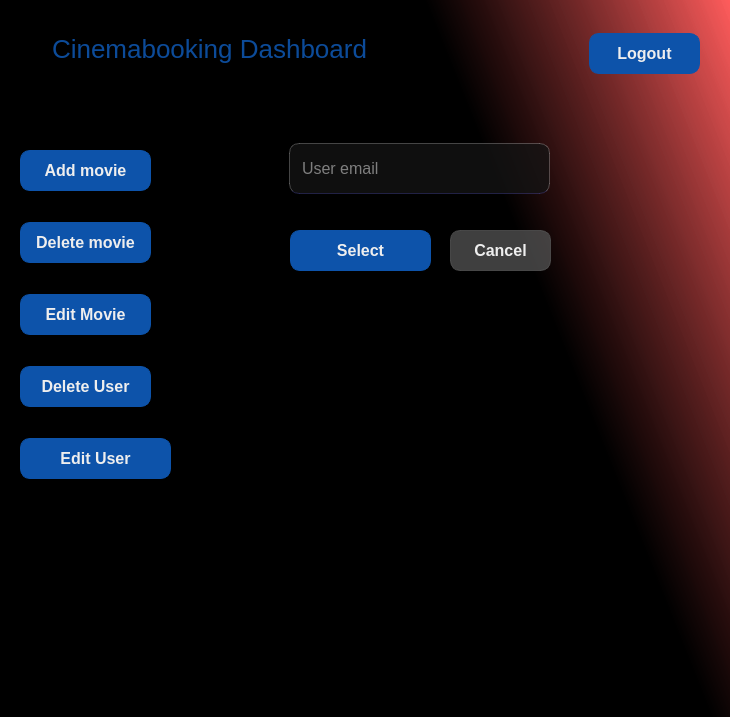
<?xml version="1.0" encoding="UTF-8"?>
<ui version="4.0">
 <class>edit_movie</class>
 <widget class="QWidget" name="edit_movie">
  <property name="geometry">
   <rect>
    <x>0</x>
    <y>0</y>
    <width>730</width>
    <height>717</height>
   </rect>
  </property>
  <property name="windowTitle">
   <string>Form</string>
  </property>
  <property name="styleSheet">
   <string notr="true">QWidget {
	color: #EEE;
	background-color: #111;
}

#edit_movie {
	background-color: qlineargradient(spread:pad, x1:0.637, y1:0.142364, x2:1, y2:0, stop:0 rgba(0, 0, 0, 255), stop:1 rgba(255, 86, 86, 207));
}

#title {
	background-color: transparent;
	font-size: 26px;
	color: rgba(13, 83, 170, 0.9);
}

#error {
	background-color: transparent;
	color: rgba(255, 0, 0, 0.8);
}

QLabel {
	font-size: 20px;
}

QLineEdit, QDateTimeEdit {
	border-radius: 10px;
	background-color: rgba(20, 20, 20, 0.75);
	padding: 5px 10px;
	border:  1px solid rgba(255, 255, 255, 0.25);
	border-bottom-color: rgba(110, 110, 255, 0.25);
	font-size: 16px;
}
QLineEdit:focus {
	border-bottom-color: #0d53aa;
}

QPushButton {
	border-radius: 10px;
	padding: 5px 10px;
	border: 1px solid #0d53aa ;
	background-color: #0d53aa; 
	font-weight: 900;
	font-size: 16px;
}
QPushButton:hover {
	background-color: red; 
	border-color: red;
}

#cancel_btn {
	border-color: rgba(84, 84, 84, 0.75);
	background-color: rgba(84, 84, 84, 0.75);
}
</string>
  </property>
  <widget class="QPushButton" name="addMovie_page">
   <property name="geometry">
    <rect>
     <x>20</x>
     <y>150</y>
     <width>131</width>
     <height>41</height>
    </rect>
   </property>
   <property name="styleSheet">
    <string notr="true">padding: 10px;</string>
   </property>
   <property name="text">
    <string>Add movie</string>
   </property>
  </widget>
  <widget class="QPushButton" name="editMovie_page">
   <property name="geometry">
    <rect>
     <x>20</x>
     <y>294</y>
     <width>131</width>
     <height>41</height>
    </rect>
   </property>
   <property name="styleSheet">
    <string notr="true">padding: 10px;</string>
   </property>
   <property name="text">
    <string>Edit Movie</string>
   </property>
  </widget>
  <widget class="QLineEdit" name="email">
   <property name="geometry">
    <rect>
     <x>289</x>
     <y>143</y>
     <width>261</width>
     <height>51</height>
    </rect>
   </property>
   <property name="placeholderText">
    <string>User email</string>
   </property>
  </widget>
  <widget class="QLabel" name="title">
   <property name="geometry">
    <rect>
     <x>39</x>
     <y>23</y>
     <width>341</width>
     <height>51</height>
    </rect>
   </property>
   <property name="text">
    <string>Cinemabooking Dashboard</string>
   </property>
   <property name="alignment">
    <set>Qt::AlignCenter</set>
   </property>
  </widget>
  <widget class="QPushButton" name="select_btn">
   <property name="geometry">
    <rect>
     <x>290</x>
     <y>230</y>
     <width>141</width>
     <height>41</height>
    </rect>
   </property>
   <property name="text">
    <string>Select</string>
   </property>
  </widget>
  <widget class="QPushButton" name="logout_btn">
   <property name="geometry">
    <rect>
     <x>589</x>
     <y>33</y>
     <width>111</width>
     <height>41</height>
    </rect>
   </property>
   <property name="text">
    <string>Logout</string>
   </property>
  </widget>
  <widget class="QPushButton" name="deleteMovie_btn">
   <property name="geometry">
    <rect>
     <x>20</x>
     <y>222</y>
     <width>131</width>
     <height>41</height>
    </rect>
   </property>
   <property name="styleSheet">
    <string notr="true">padding: 10px;</string>
   </property>
   <property name="text">
    <string>Delete movie</string>
   </property>
  </widget>
  <widget class="QPushButton" name="editUser_page">
   <property name="geometry">
    <rect>
     <x>20</x>
     <y>438</y>
     <width>151</width>
     <height>41</height>
    </rect>
   </property>
   <property name="styleSheet">
    <string notr="true">padding: 10px;</string>
   </property>
   <property name="text">
    <string>Edit User</string>
   </property>
  </widget>
  <widget class="QPushButton" name="deleteUser_page">
   <property name="geometry">
    <rect>
     <x>20</x>
     <y>366</y>
     <width>131</width>
     <height>41</height>
    </rect>
   </property>
   <property name="styleSheet">
    <string notr="true">padding: 10px;</string>
   </property>
   <property name="text">
    <string>Delete User</string>
   </property>
  </widget>
  <widget class="QPushButton" name="cancel_btn">
   <property name="geometry">
    <rect>
     <x>450</x>
     <y>230</y>
     <width>101</width>
     <height>41</height>
    </rect>
   </property>
   <property name="text">
    <string>Cancel</string>
   </property>
  </widget>
 </widget>
 <tabstops>
  <tabstop>email</tabstop>
  <tabstop>select_btn</tabstop>
  <tabstop>cancel_btn</tabstop>
  <tabstop>logout_btn</tabstop>
  <tabstop>addMovie_page</tabstop>
  <tabstop>deleteMovie_btn</tabstop>
  <tabstop>editMovie_page</tabstop>
  <tabstop>deleteUser_page</tabstop>
  <tabstop>editUser_page</tabstop>
 </tabstops>
 <resources/>
 <connections/>
</ui>
